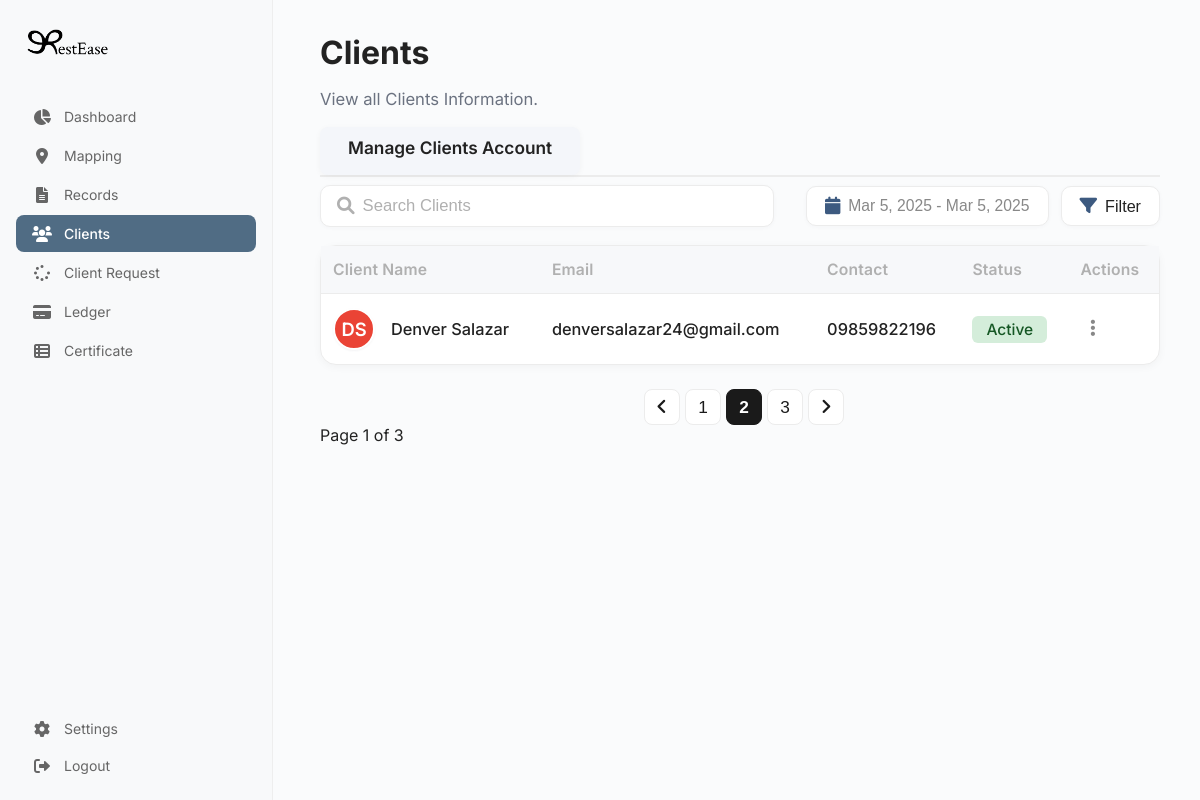
The app's page /AdminSide/Clients.php, older data.
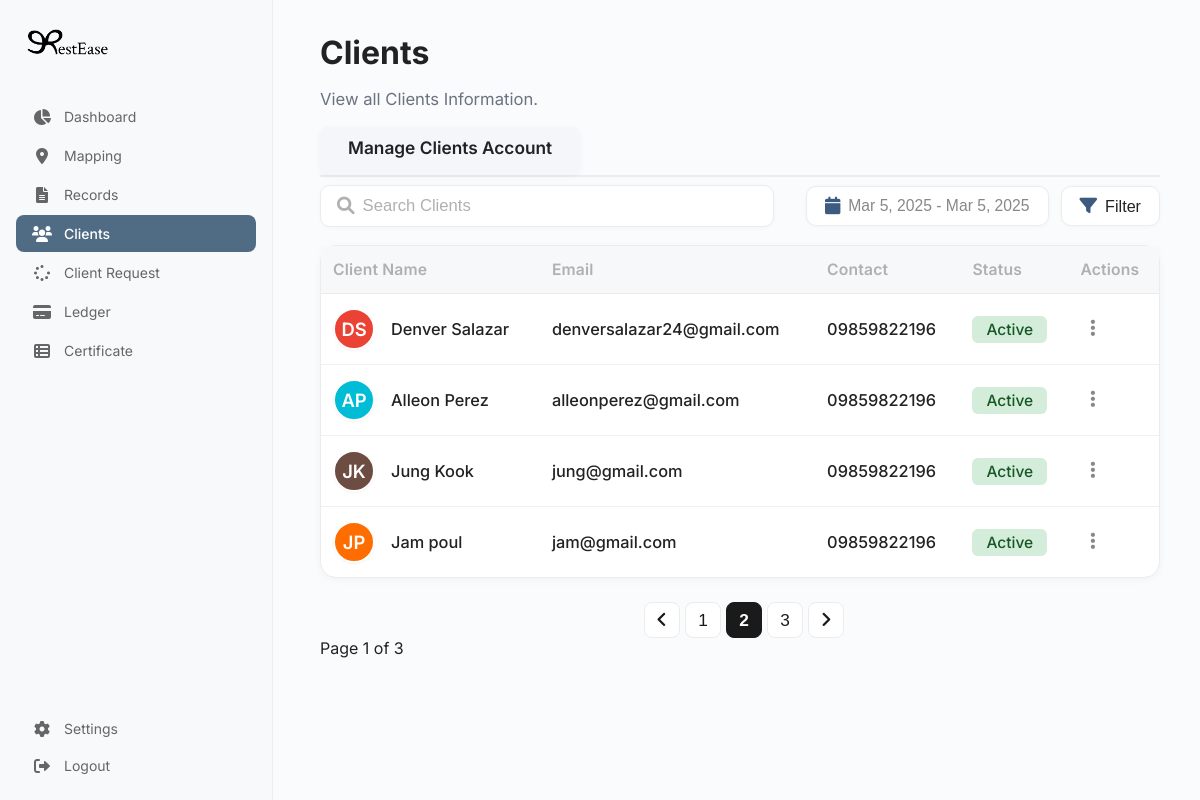
The same page, newer data.
### tables this page shows
CREATE TABLE `users` (
  `id` int(11) NOT NULL,
  `first_name` varchar(100) NOT NULL,
  `last_name` varchar(100) NOT NULL,
  `email` varchar(255) NOT NULL,
  `contact_no` varchar(30) NOT NULL,
  `password` varchar(255) NOT NULL,
  `created_at` timestamp NOT NULL DEFAULT current_timestamp(),
  `reset_code` varchar(6) DEFAULT NULL,
  `reset_expires` datetime DEFAULT NULL
);

### AdminSide/Clients.php (the view, shortened to what this page needs)
<!DOCTYPE html>
<html lang="en">
<head>
  <link rel="stylesheet" href="https://cdnjs.cloudflare.com/ajax/libs/font-awesome/6.0.0/css/all.min.css">
  <link rel="stylesheet" href="../css/Clients.css">
  <link rel="stylesheet" href="../css/sidebar.css">
</head>
<body>
  <?php include '../Includes/sidebar.php'; ?>
  <main class="main-content">
    <div class="clients-header">
      <h1>Clients</h1>
      <p class="subtitle">View all Clients Information.</p>
    </div>
    <div class="clients-tabs-bar">
      <div class="clients-tabs">
        <span class="clients-tab-title">Manage Clients Account</span>
      </div>
    </div>
    <div class="clients-actions">
      <div class="search-container">
        <i class="fas fa-search"></i>
        <input type="text" placeholder="Search Clients">
      </div>
      <div class="actions-right">
        <button class="date-picker-btn"><i class="fas fa-calendar"></i> <span>Mar 5, 2025 - Mar 5, 2025</span></button>
        <button class="filter-btn"><i class="fas fa-filter"></i> Filter</button>
      </div>
    </div>
    <div class="clients-table-container">
      <table class="clients-table">
        <thead>
          <tr>
            <th>Client Name</th>
            <th>Email</th>
            <th>Contact</th>
            <th>Status</th>
            <th>Actions</th>
          </tr>
        </thead>
        <tbody>
        <?php
        include_once '../Includes/db.php';
        if ($conn->connect_error) {
            echo "<tr><td colspan='5'>Database connection failed.</td></tr>";
        } else {
            $sql = "SELECT first_name, last_name, email, contact_no FROM users";
            $result = $conn->query($sql);
            if ($result && $result->num_rows > 0) {
                while ($row = $result->fetch_assoc()) {
                    $firstName = htmlspecialchars($row['first_name']);
                    $lastName = htmlspecialchars($row['last_name']);
                    $name = $firstName . ' ' . $lastName;
                    $email = htmlspecialchars($row['email']);
                    $contact = htmlspecialchars($row['contact_no']);
                    $initials = strtoupper(substr($firstName, 0, 1) . substr($lastName, 0, 1));
                    $colorIndex = (abs(crc32($firstName . $lastName)) % 10) + 1;
                    $colorClass = "avatar-color-$colorIndex";
                    echo "<tr>
                    <td>
                        <div class=\"avatar-img avatar-google $colorClass\" style=\"display:inline-flex;\">$initials</div><span class=\"client-name\" style=\"vertical-align:middle; margin-left:4px; display:inline-block;\">$name</span>
                    </td>
                    <td>$email</td>
                    <td>$contact</td>
                    <td><span style=\"background:#d4edda;color:#155724;padding:4px 14px;border-radius:6px;font-size:0.95em;\">Active</span></td>
                    <td>
                        <div class=\"actions-dropdown\">
                            <button class=\"actions-btn\" onclick=\"toggleActionsMenu(this); return false;\">
                                <i class=\"fas fa-ellipsis-v\"></i>
                            </button>
                            <div class=\"actions-menu\">
                                <button class=\"dropdown-item\"><i class=\"fas fa-user-slash\"></i> Disable</button>
                                <button class=\"dropdown-item delete\"><i class=\"fas fa-archive\"></i> Archive</button>
                            </div>
                        </div>
                    </td>
                </tr>";
                }
            } else {
                echo "<tr><td colspan='5'>No clients found.</td></tr>";
            }
        }
        ?>
        </tbody>
      </table>
    </div>
    <div class="clients-pagination-bar">
      <div class="pagination">
        <button class="page-btn"><i class="fas fa-angle-left"></i></button>
        <button class="page-btn">1</button>
        <button class="page-btn active">2</button>
        <button class="page-btn">3</button>
        <button class="page-btn"><i class="fas fa-angle-right"></i></button>
      </div>
    </div>
    <div>
        <span> Page 1 of 3
          </span>
        </div>
  </main>
</body>
</html>

### Includes/sidebar.php (shortened to what this page needs)
<?php
$current_page = basename($_SERVER['PHP_SELF']);
$clients_pages = ['Clients.php'];
$request_pages = ['ClientsRequest.php'];
$mapping_pages = ['Mapping.php', 'EditNiches.php'];
$records_pages = ['Records.php', 'Insert.php', 'EditNiches.php'];
?>
<aside class="sidebar">
    <div class="logo">
      <img src="../assets/RE Logo New.png" alt="RestEase Logo">
    </div>
    <nav class="nav-links">
      <a href="Dashboard.php" class="nav-item<?php if($current_page == 'Dashboard.php') echo ' active'; ?>">
        <i class="fas fa-pie-chart"></i>
        Dashboard
      </a>
      <a href="Mapping.php" class="nav-item<?php if(in_array($current_page, $mapping_pages)) echo ' active'; ?>">
        <i class="fas fa-map-marker-alt"></i>
        Mapping
      </a>
      <a href="Records.php" class="nav-item<?php if(in_array($current_page, $records_pages)) echo ' active'; ?>">
        <i class="fas fa-file-alt"></i>
        Records
      </a>
      <a href="Clients.php" class="nav-item<?php if(in_array($current_page, $clients_pages)) echo ' active'; ?>">
        <i class="fas fa-users"></i>
        Clients
      </a>
      <a href="ClientsRequest.php" class="nav-item<?php if(in_array($current_page, $request_pages)) echo ' active'; ?>">
        <i class="fas fa-spinner"></i>
        Client Request
      </a>
      <a href="Ledger.php" class="nav-item<?php if($current_page == 'Ledger.php') echo ' active'; ?>">
        <i class="fas fa-credit-card"></i>
        Ledger
      </a>
      <a href="Certificate.php" class="nav-item<?php if($current_page == 'Certificate.php') echo ' active'; ?>">
        <i class="fas fa-th-list"></i>
        Certificate
      </a>
    </nav>
    <div style="margin-top: auto;">
      <a href="Settings.php" class="nav-item<?php if($current_page == 'Settings.php') echo ' active'; ?>">
        <i class="fas fa-cog"></i>
        Settings
      </a>
      <a href="./../AdminLogin.php" class="nav-item">
        <i class="fas fa-sign-out-alt"></i>
        Logout
      </a>
    </div>
  </aside>

### css/Clients.css (style rules this page uses)
:root { --primary-color: #1a1a1a; --sidebar-width: 240px; --header-height: 60px; --border-radius: 8px; --gray-border: #ececec; --gray-table: #f7f8fa; }
body { font-family: 'Inter', sans-serif; background: #fafbfc; margin: 0; color: #222; }
.main-content { margin-left: 260px; padding: 12px 40px 80px 60px; }
.avatar-google { display: flex; align-items: center; justify-content: center; width: 38px; height: 38px; border-radius: 50%; color: #fff; font-weight: 600; font-size: 1.15rem; margin-right: 10px; text-transform: uppercase; box-shadow: 0 1px 4px rgba(60,60,60,0.10); vertical-align: middle; letter-spacing: 0px; background: #4285f4; padding: 0; font-family: 'Inter', Arial, sans-serif; border: none; }
.avatar-img { width: 38px; height: 38px; border-radius: 50%; background-size: cover; background-position: center; display: flex; align-items: center; justify-content: center; margin-right: 12px; border: 2px solid #fff; box-shadow: 0 1px 2px rgba(60,72,88,0.06); }
.avatar-color-2 { background: #ea4335; }
.avatar-color-7 { background: #00bcd4; }
.avatar-color-8 { background: #ff6d00; }
.avatar-color-9 { background: #6d4c41; }
.clients-header h1 { font-size: 2rem; font-weight: 700; margin-bottom: 0px; }
.clients-header .subtitle { font-size: 1.04rem; color: #6b7280; margin-bottom: 18px; }
.clients-tabs-bar { display: flex; justify-content: flex-start; align-items: center; margin-bottom: 0; border-bottom: 2px solid var(--gray-border); height: 48px; padding-bottom: 0; }
.clients-tabs { display: flex; gap: 32px; height: 100%; }
.clients-actions { display: flex; align-items: center; justify-content: space-between; gap: 24px; margin: 8px 0 12px 0; width: 100%; }
.actions-right { display: flex; align-items: center; gap: 12px; }
.search-container { flex: 1 1 320px; max-width: 420px; display: flex; align-items: center; background: #fff; border-radius: 10px; border: 1px solid var(--gray-border); padding: 0 16px; height: 40px; min-width: 320px; box-shadow: 0 1px 4px rgba(60,72,88,0.03); }
.search-container i { color: #b0b0b0; margin-right: 8px; font-size: 1.1rem; }
.search-container input { border: none; background: transparent; outline: none; font-size: 1.04rem; width: 100%; color: #222; font-weight: 400; padding: 0; margin: 0; }
.search-container input::placeholder { color: #b0b0b0; font-weight: 400; opacity: 1; }
.date-picker-btn, .filter-btn { background: #fff; border: 1px solid #ececec; border-radius: 10px; padding: 0 18px; height: 40px; font-size: 1.01rem; color: #222; display: flex; align-items: center; gap: 8px; cursor: pointer; transition: border 0.2s; font-weight: 500; box-shadow: 0 1px 4px rgba(60,72,88,0.03); margin-left: 0; }
.date-picker-btn i, .filter-btn i { color: #3d5a80; font-size: 1.1rem; }
.date-picker-btn span { color: #888; font-size: 0.98rem; font-weight: 400; }
.clients-table-container { background: #fff; border-radius: 16px; box-shadow: 0 2px 8px rgba(0,0,0,0.04); margin-top: 18px; overflow: visible; border: 1px solid var(--gray-border); }
.clients-table { width: 100%; border-collapse: collapse; }
.clients-table th, .clients-table td { text-align: left; padding: 14px 12px; font-size: 1.02rem; border-bottom: 1px solid #f0f0f0; }
.clients-table th { font-size: 0.98rem; letter-spacing: 0.01em; background: var(--gray-table); color: #b0b0b0; font-weight: 600; border-bottom: 1px solid var(--gray-border); }
.clients-table td { vertical-align: middle; font-size: 1.02rem; color: #222; font-weight: 500; }
.clients-table th, .clients-table td { padding-top: 14px; padding-bottom: 14px; }
.clients-table tr:last-child td { border-bottom: none; }
.clients-pagination-bar { display: flex; justify-content: center; align-items: center; margin-top: 24px; gap: 18px; font-size: 1.01rem; color: #888; padding-left: 8px; }
.pagination { display: flex; gap: 5px; }
.page-btn { background: #fff; border: 1px solid var(--gray-border); border-radius: 8px; width: 36px; height: 36px; font-size: 1.08rem; color: var(--primary-color); cursor: pointer; transition: background 0.2s, border 0.2s; font-weight: 500; }
.page-btn.active { background: var(--primary-color); color: #fff; border: 1.5px solid var(--primary-color); font-weight: 700; }
.page-btn i { font-size: 1.1rem; }
.actions-dropdown { position: relative; display: inline-block; }
.actions-btn { background: none; border: none; cursor: pointer; padding: 6px 10px; border-radius: 6px; font-size: 1.2rem; color: #888; transition: background 0.2s; outline: none; }

Row changes from the older to the newer data that the page shows:
added users: initials "AP", name "Alleon Perez", email "alleonperez@gmail.com", contact_no "09859822196"
added users: initials "JK", name "Jung Kook", email "jung@gmail.com", contact_no "09859822196"
added users: initials "JP", name "Jam poul", email "jam@gmail.com", contact_no "09859822196"
